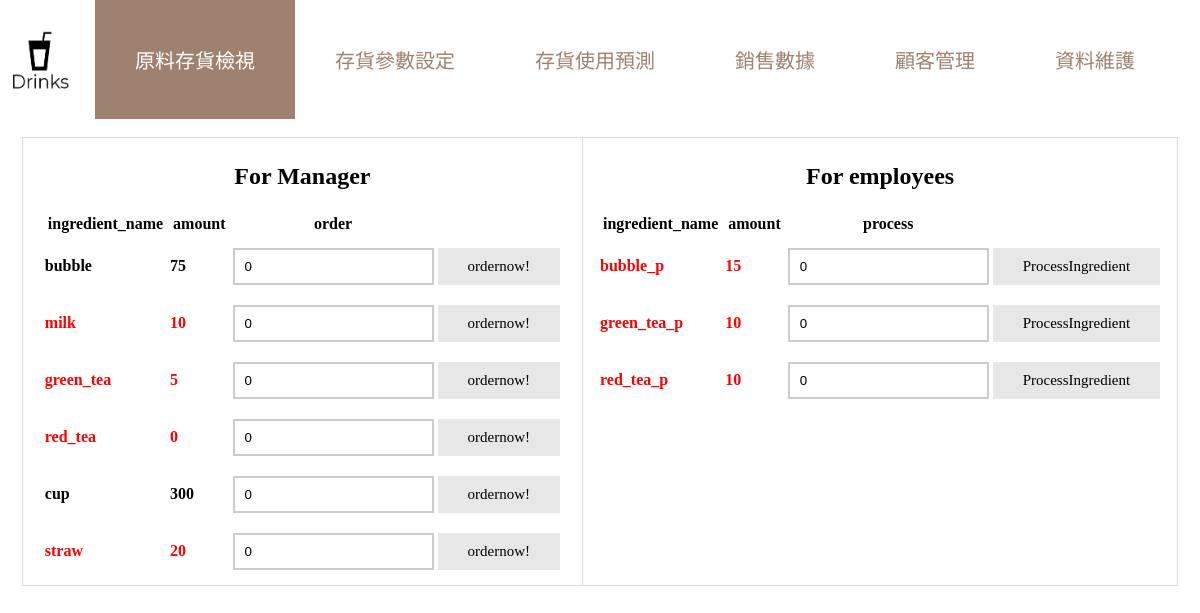
The app's page /management/ingredient, older data.
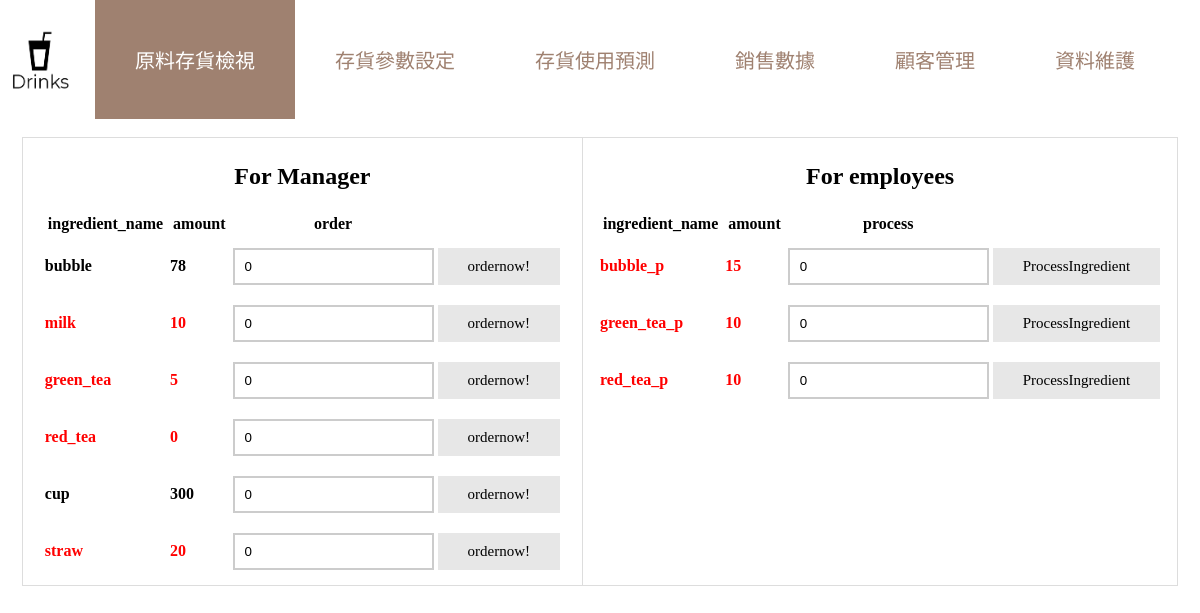
The same page, newer data.
### drink/models.py (models this page shows, shortened)
class Ingredient(models.Model):
    ingredient_name = models.CharField(max_length=20)
    amount = models.DecimalField(max_digits=5, decimal_places=0)
    is_processed = models.BooleanField(default=False)
    supplier = models.ManyToManyField(Supplier, through='Ingredient_offerd_by_supplier')

### drink/views.py (the view)
# urls.py: path('management/ingredient', list_ingredient),
def list_ingredient(request):
        i_list=list(Ingredient.objects.all().filter(is_processed=False))
        processed_i_list=list(Ingredient.objects.all().filter(is_processed=True))
        i_para_dict=geti_level_dict()
        pi_para_dict=getp_i_level_dict()
        for i in i_list:
            i_order_amount_str=i.ingredient_name+"_orderamount"
            if i.ingredient_name+"_orderamount" in request.GET:
                order_val=int(request.GET[i.ingredient_name+"_orderamount"])
                if order_val > 0:
                    i.amount = i.amount + order_val
                    i.save()
        for i in processed_i_list:
            i_process_amount_str=i.ingredient_name+"_processamount"
            if i.ingredient_name+"_processamount" in request.GET:
                process_val=int(request.GET[i.ingredient_name+"_processamount"])
                if process_val > 0:
                    i.amount = i.amount + process_val
                    i.save()
        return render(request,'management.html',locals())

### drink/views.py (called while the page is built)
@register.filter
def get_item(dictionary, key):
    return dictionary.get(key)

def getp_i_level_dict():
    p_i_dict={}
    p_i_dict['bubble_p']=20
    p_i_dict['green_tea_p']=20
    p_i_dict['red_tea_p']=20
    return p_i_dict

def geti_level_dict():
    i_para_dict={}
    i_para_list_ROP=list(ROP_Parameters.objects.all())
    for i in i_para_list_ROP:
        i_para_dict[i.ingredient_name]=i.ROP
    i_para_list_S0=list(S0_Parameters.objects.all())
    for i in i_para_list_S0:
        i_para_dict[i.ingredient_name]=i.S0
    return i_para_dict

### drink/templates/management.html (shortened to what this page needs)
<!DOCTYPE html>
<html>
<head>
</head>
<body>
<ul class="topnav">
  <li>
    {% load staticfiles %}
    <img src=" {% static 'logo.png' %} " style="width:80px; height:80px; float:left; padding-right:15px; padding-top: 20px;" onclick="window.location.href ='/drink_system'"></li>
  <li><a class='active'>原料存貨檢視</a></li>
  <li><a class='other' href='/management/variable_setting'>存貨參數設定</a></li>
  <li><a class='other' href='/management/inventory_prediction'>存貨使用預測</a></li>
  <li><a class='other' href="/management/sales_info">銷售數據</a></li>
  <li><a class='other' href="/management/customer_info">顧客管理</a></li>
  <li><a class='other' href="/admin">資料維護</a></li>
</ul>
<form method="GET" action="">
<br>
<table align="center" style="border: 1px solid #ddd;">
    <tr style="border: 1px solid #ddd;">
        <th valign="top" style="border: 1px solid #ddd;padding-left: 10px;padding-right: 10px">
            <div class='container' style="padding-left: 10px;padding-right: 10px">
                <h2>For Manager</h2>
                <table>
                    <tr>
                        <th>ingredient_name</th>
                        <th>amount</th>
                        <th>order</th>
                    </tr>
                    {%for i in i_list%}
                    {%if i.amount < i_para_dict|get_item:i.ingredient_name %}
                        <tr id="i_row" style="color:red">
                    {%else%}
                        <tr id="i_row">
                    {%endif%}
                        <td>{{i.ingredient_name}}</td>
                        <td>{{i.amount}}</td>
                        <form method="GET" action="">
                            <td>
                                <input class="form-control" name="{{i.ingredient_name}}_orderamount" id="{{i.ingredient_name}}_orderamount" type="number" value=0>
                            </td>
                            <td>
                                <input class='button' type="submit" value="ordernow!">
                            </td>
                        </form>
                    </tr>
                    {%endfor%}
                </table>
            </div>
        </th>
        <th valign="top">
            <div class='container' style="padding-left: 10px;padding-right: 10px">
            <h2>For employees</h2>
                <table>
                    <tr>
                        <th>ingredient_name</th>
                        <th>amount</th>
                        <th>process</th>
                    </tr>
                    {%for i in processed_i_list%}
                    {%if i.amount < pi_para_dict|get_item:i.ingredient_name %}
                        <tr style="color:red">
                    {%else%}
                        <tr>
                    {%endif%}
                        <td>{{i.ingredient_name}}</td>
                        <td>{{i.amount}}</td>
                        <form method="GET" action="">
                            <td>
                                <input class="form-control" name="{{i.ingredient_name}}_processamount" id="{{i.ingredient_name}}_processamount" type="number" value=0>
                            </td>
                            <td>
                                <input class='button' type="submit" value="ProcessIngredient">
                            </td>
                        </form>
                    </tr>
                    {%endfor%}
                </table>
                </div>
        </th>
    </tr>
</table>
</form>
</body>
</html>

Row changes from the older to the newer data that the page shows:
changed Ingredient "bubble": amount "75" → "78"
